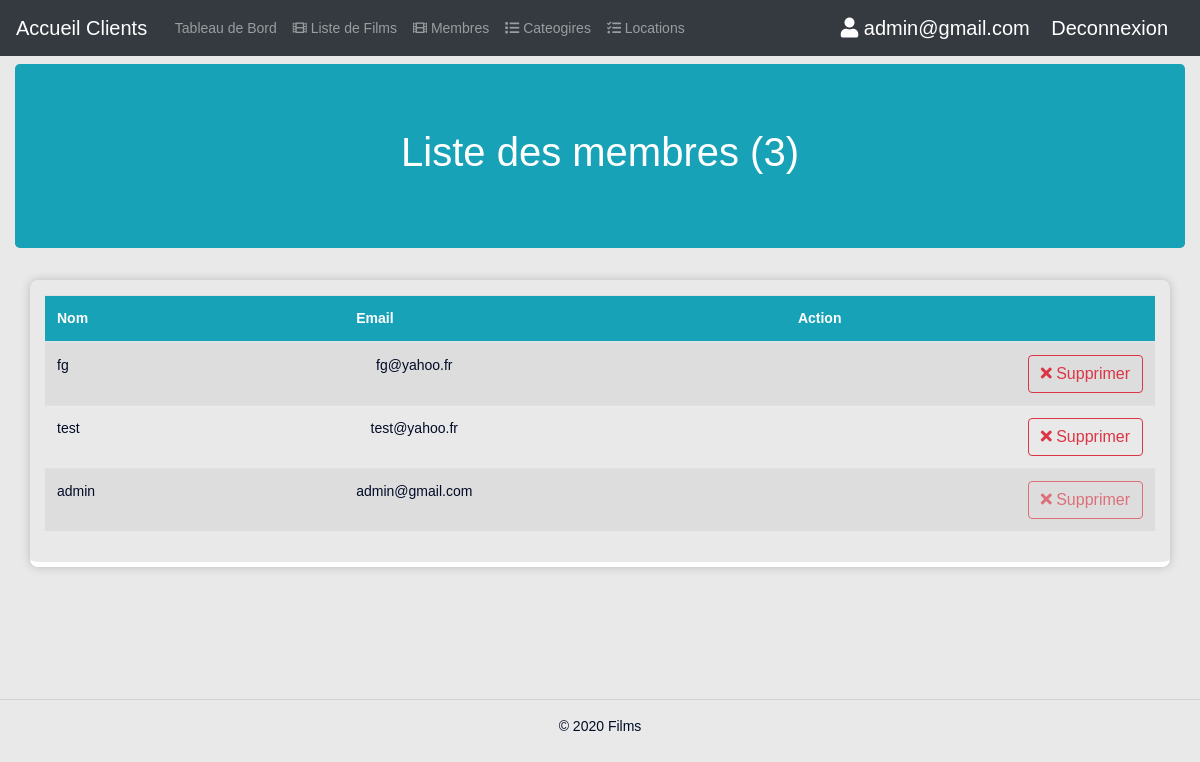
The page /viewsfilms/admin/allMembers.php (signed in) on the database as committed earlier.
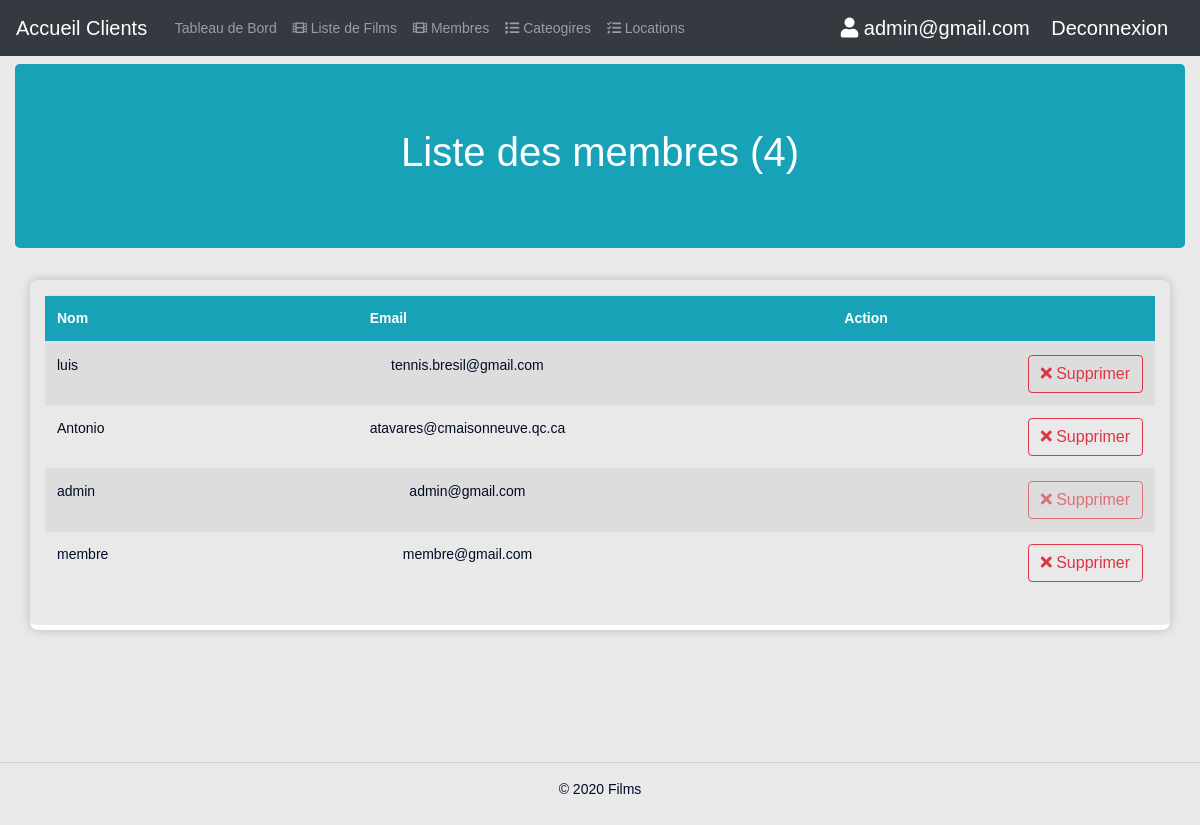
The same page on the database as committed later.
### tables this page shows
CREATE TABLE IF NOT EXISTS `membres` (
  `id` int(11) UNSIGNED NOT NULL AUTO_INCREMENT,
  `nom` varchar(255) NOT NULL,
  `email` varchar(255) NOT NULL DEFAULT '',
  `is_admin` int(11) DEFAULT 0,
  `password` text NOT NULL,
  `created_at` timestamp NOT NULL DEFAULT current_timestamp() ON UPDATE current_timestamp(),
  `updated_at` timestamp NOT NULL DEFAULT current_timestamp(),
  PRIMARY KEY (`id`),
  UNIQUE KEY `email` (`email`)
);

### viewsfilms/includes/db.php (called while the page is built, shortened)
<?php
  function getAllMembers($conn)  {
    try {
      $stmt = $conn->prepare('SELECT * FROM membres ORDER BY created_at');
      $stmt->execute();
      return $stmt->fetchAll();
    } catch(PDOException $e) {
      die("Error While fetching the members: " . $e->getMessage());
    }
  }
?>

### viewsfilms/admin/allMembers.php (the view, shortened to what this page needs)
<?php
  include("../includes/db.php");
  $membres = getAllMembers($conn);
?>
<!DOCTYPE html>
<html lang="en">
<head>
  <?php include_once("../includes/header.php"); ?>
  <link rel="stylesheet" href="../../css/table.css">
</head>
<body>
  <main role="main">
    <?php include_once("../includes/adminMenu.php"); ?>
    <div class="col pt-2">
      <div class="row justify-content-center ">
        <div class="col-12">
          <div class="jumbotron bg-info">
            <div class="row">
              <div class="col main pt-0">
                <h1 class=" d-none d-sm-block text-center text-white">
                  Liste des membres (<?php  echo count($membres); ?>)
                </h1>
              </div>
            </div>
          </div>
          <div class="container box">
            <div class="row">
              <div class="col-12">
                <div class="table-responsive table-hover">
                  <table class="table table-striped">
                    <thead class="bg-info text-white">
                      <tr>
                        <th scope="col3">Nom</th>
                        <th scope="col3" width="100">Email</th>
                        <th colspan="2" scope="col3" class="text-center">Action</th>
                      </tr>
                    </thead>
                    <tbody>
                      <?php foreach($membres as $membre) {?>
                      <tr>
                        <td><?php  echo $membre['nom']; ?></td>
                        <td class="text-center"><?php  echo $membre['email']; ?></td>
                        <?php if(!$membre["is_admin"]) { ?>
                        <td class="text-right">
                          <form method="post">
                            <button type="submit" name="deleteMembre" class="btn btn-outline-danger">
                              <i class="fa fa-times" aria-hidden="true"></i>
                              Supprimer
                            </button>
                          </form>
                        </td>
                        <?php } else { ?>
                        <td class="text-right">
                          <button type="button" class="btn btn-outline-danger disabled">
                            <i class="fa fa-times" aria-hidden="true"></i>
                            Supprimer
                          </button>
                        </td>
                        <?php } ?>
                      </tr>
                      <?php } ?>
                    </tbody>
                  </table>
                </div>
              </div>
            </div>
          </div>
        </div>
      </div>
    </div>
  </main>
  <?php include_once("../includes/footer.php");?>
</body>
</html>

Rows that differ between the two databases and show on the page:
removed membres: nom "fg", email "fg@yahoo.fr"
removed membres: nom "test", email "test@yahoo.fr"
added membres: nom "luis", email "tennis.bresil@gmail.com"
added membres: nom "Antonio", email "atavares@cmaisonneuve.qc.ca"
added membres: nom "membre", email "membre@gmail.com"
Other text that changed with them:
count($membres): "3" → "4"
